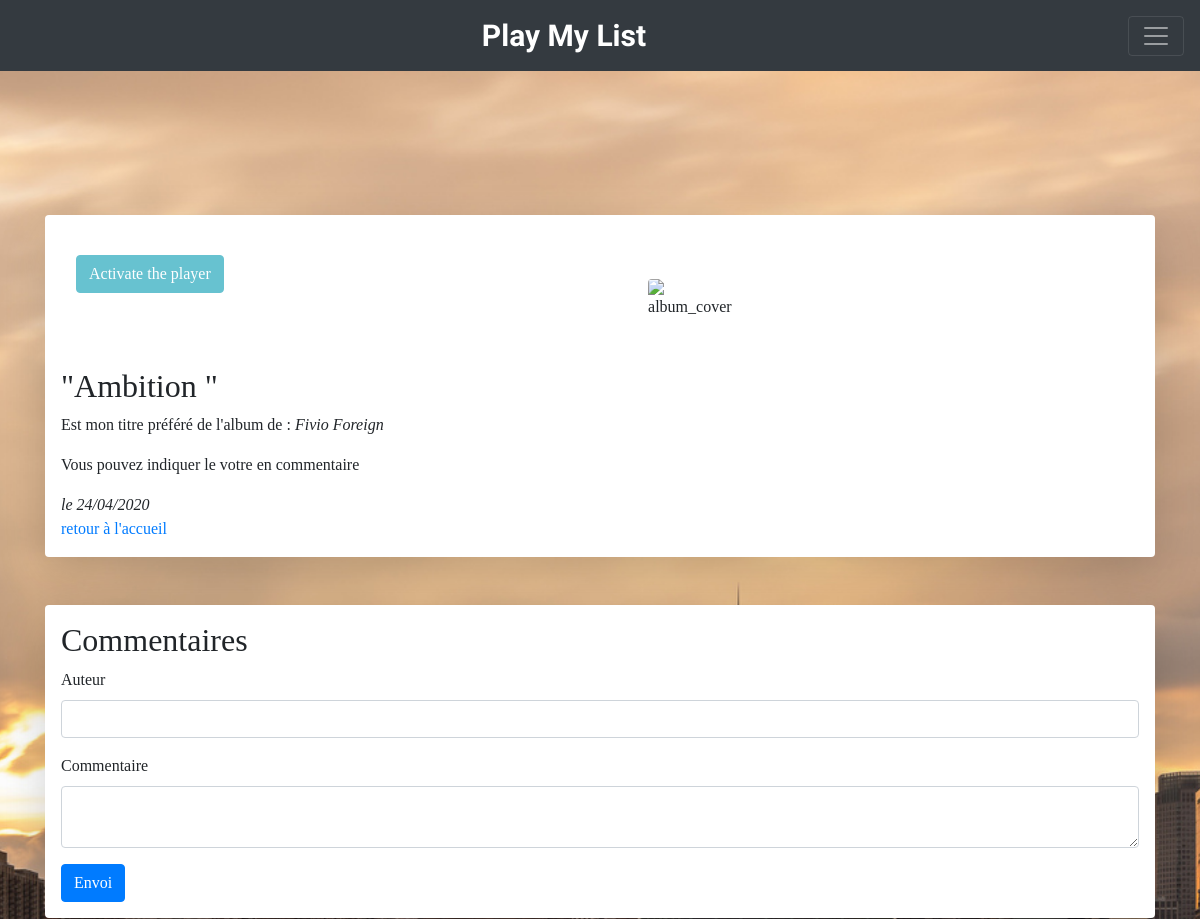
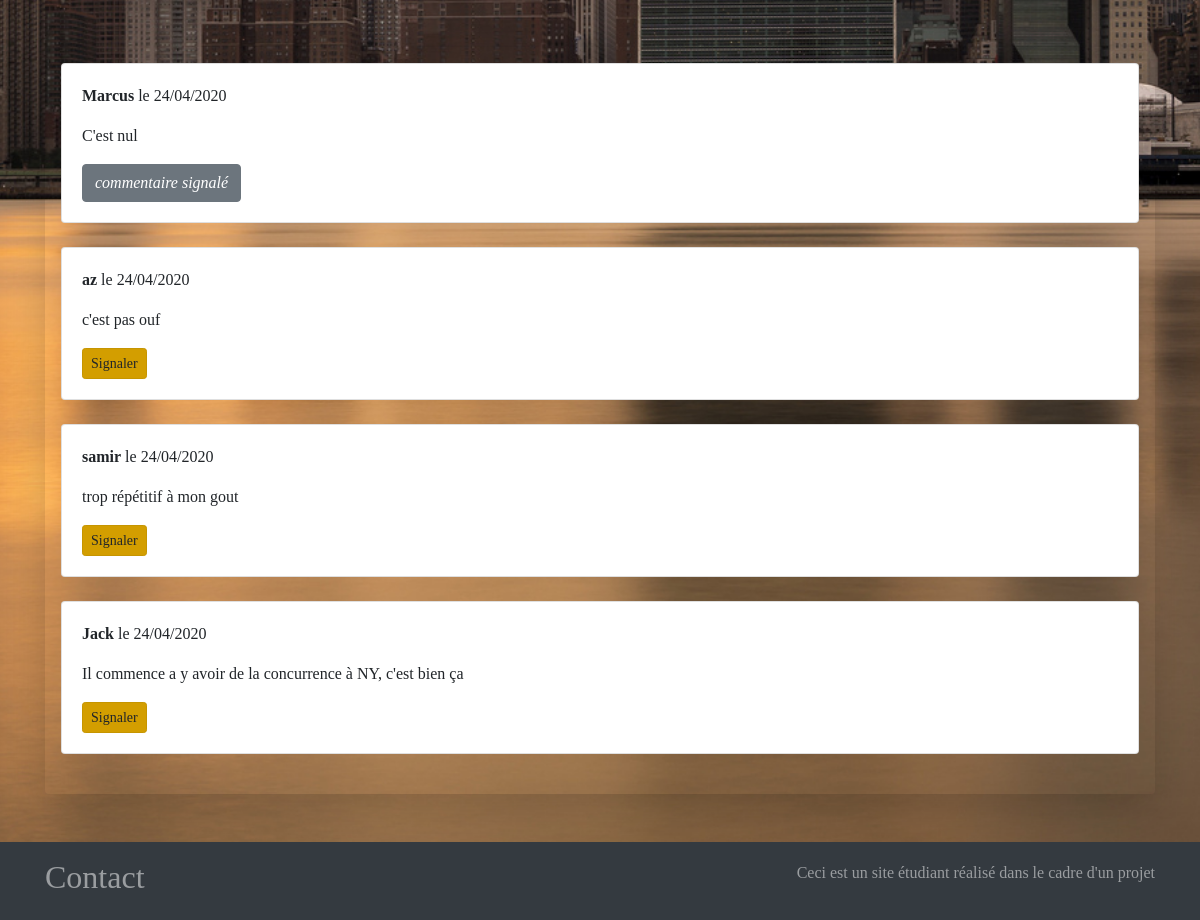
Screenshot of /index.php?action=post&id=136 with the database file from the repository (2 pictures, top to bottom).
### tables this page shows
CREATE TABLE IF NOT EXISTS `posts` (
  `id` int(11) NOT NULL AUTO_INCREMENT,
  `artist` varchar(255) NOT NULL,
  `title` varchar(255) NOT NULL,
  `albumName` varchar(255) NOT NULL,
  `imageAlbum` varchar(255) NOT NULL,
  `creation_date` datetime NOT NULL DEFAULT CURRENT_TIMESTAMP,
  PRIMARY KEY (`id`)
);

CREATE TABLE IF NOT EXISTS `comments` (
  `id` int(11) NOT NULL AUTO_INCREMENT,
  `post_id` int(11) NOT NULL,
  `author` varchar(255) NOT NULL,
  `comment` text NOT NULL,
  `comment_date` datetime NOT NULL DEFAULT CURRENT_TIMESTAMP,
  `signalled` tinyint(4) NOT NULL,
  PRIMARY KEY (`id`)
);

### controller/frontend.php (called while the page is built, shortened)
<?php
function post()
{
    $postManager = new \Structure\PostManager();
    $commentManager = new \Structure\CommentManager();
    $post = $postManager->getPost($_GET['id']);
    $comments = $commentManager->getComments($_GET['id']);
    require 'view/frontend/postView.php';
}

### model/postManager.php (called while the page is built, shortened)
<?php
class PostManager extends Manager
{
    public function getPost(int $id)
    {
        $db = $this->dbConnect();
        $req = $db->prepare('SELECT id, artist,imageAlbum, title, albumName, DATE_FORMAT(creation_date, \'%d/%m/%Y\') AS creation_date_fr FROM posts WHERE id = ?');
        $req->execute([$id]);
        $post = $req->fetch();
        return $post;
    }
}

### model/commentManager.php (called while the page is built, shortened)
<?php
class CommentManager extends Manager
{
    public function getComments($postId)
    {
        $db = $this->dbConnect();
        $req = $db->prepare('SELECT id, author, comment, DATE_FORMAT (comment_date, \'%d/%m/%Y\') AS comment_date_fr, signalled FROM comments WHERE post_id = ? ORDER BY comment_date DESC');
        $req->execute([$postId]);
        $comments = $req->fetchAll();
        return $comments;
    }
}

### view/frontend/postView.php (the view, shortened to what this page needs)
<div class="headline">
  <div class="shadow-none m-5 pb-5 ">
  </div>
</div>
<section class="news">
  <div class="shadow-lg p-3 mb-5 bg-white rounded">
    <div class="container">
      <div class="row">
        <div class="col">
          <section id="player">
            <br />
            <div id="controlers">
              <input type="button" class="btn btn-info"
                onclick="DZ.player.playAlbum(<?=strip_tags(stripslashes($post['albumName']))?>); return false;"
                value="Activate the player" />
              <br />
              <br />
            </div>
          </section>
        </div>
        <div class="col">
          <div class="row row-cols-1 row-cols-md-3">
            <div class="text-center p-5">
              <img src="<?=strip_tags(stripslashes($post['imageAlbum']))?>" class="rounded" alt="album_cover">
            </div>
          </div>
        </div>
      </div>
    </div>
    <h2>"<?=strip_tags(stripslashes($post['title']))?>"</h2>
    <p>Est mon titre préféré de l'album de :
      <em><?=strip_tags(stripslashes($post['artist']))?></em>
    </p>
    <p>Vous pouvez indiquer le votre en commentaire</p>
    <div id="date">
      <em>le <?=$post['creation_date_fr']?></em>
    </div>
    <a href="index.php">retour à l'accueil</a>
  </div>
</section>
<section class="shadow-lg p-3 mb-5 bg-white rounded">
  <h2>Commentaires</h2>
  <form action="index.php?action=addComment&amp;id=<?=$post['id']?>" method="post">
    <div class="form-group">
      <label for="author">Auteur</label>
      <input type="text" class="form-control" id="author" name="author" />
    </div>
    <div class="form-group">
      <label for="comment">Commentaire</label>
      <textarea class="form-control" id="comment" name="comment"></textarea>
    </div>
    <div>
      <button type="submit" class="btn btn-primary">Envoi</button>
    </div>
  </form>
</section>
<?php if ($comments): ?>
<div class="shadow-lg p-3 mb-5 bg-azure rounded">
  <div class="comments">
    <?php foreach ($comments as $comment): ?>
    <div class="card mb-4">
      <div class="card-body">
        <p><strong><?=htmlspecialchars($comment['author'])?></strong>
          le <?=$comment['comment_date_fr']?></p>
        <p><?=nl2br(htmlspecialchars($comment['comment']))?></p>
        <?php if ($comment['signalled'] == 0): ?>
        <a href="index.php?action=signalledComment&amp;idComment=<?=$comment['id']?>&amp;idPost=<?=$_GET['id']?>"
          class="btn btn-warning btn-sm active" role="button" aria-pressed="true">Signaler</a>
        <?php else: ?>
        <button class="btn btn-secondary"><em>commentaire signalé</em></button>
        <?php endif;?>
      </div>
    </div>
    <?php endforeach;?>
  </div>
</div>
<?php else: ?>
<p>Pas de commentaire</p>
<?php endif;?>
<?php require 'template.php';?>

### public/css/style.css (style rules this page uses)
html, body { margin: 0; padding: 0; width: 100%; height: 100%; }
.frontBody { margin: 0; padding: 0; background: url('/public/img/wallpaper.jpg') no-repeat center fixed; -webkit-background-size: cover; background-size: cover; font-family: 'Cinzel', serif; }

### rows the page displays
posts: title "Ambition", artist "Fivio Foreign"
comments: author "Marcus", comment_date_fr "24/04/2020", comment "C'est nul", signalled "commentaire signalé"
comments: author "az", comment_date_fr "24/04/2020", comment "c'est pas ouf"
comments: author "samir", comment_date_fr "24/04/2020", comment "trop répétitif à mon gout"
comments: author "Jack", comment_date_fr "24/04/2020", comment "Il commence a y avoir de la concurrence à NY, c'est bien ça"

### other values shown
$post['creation_date_fr'] "24/04/2020"
